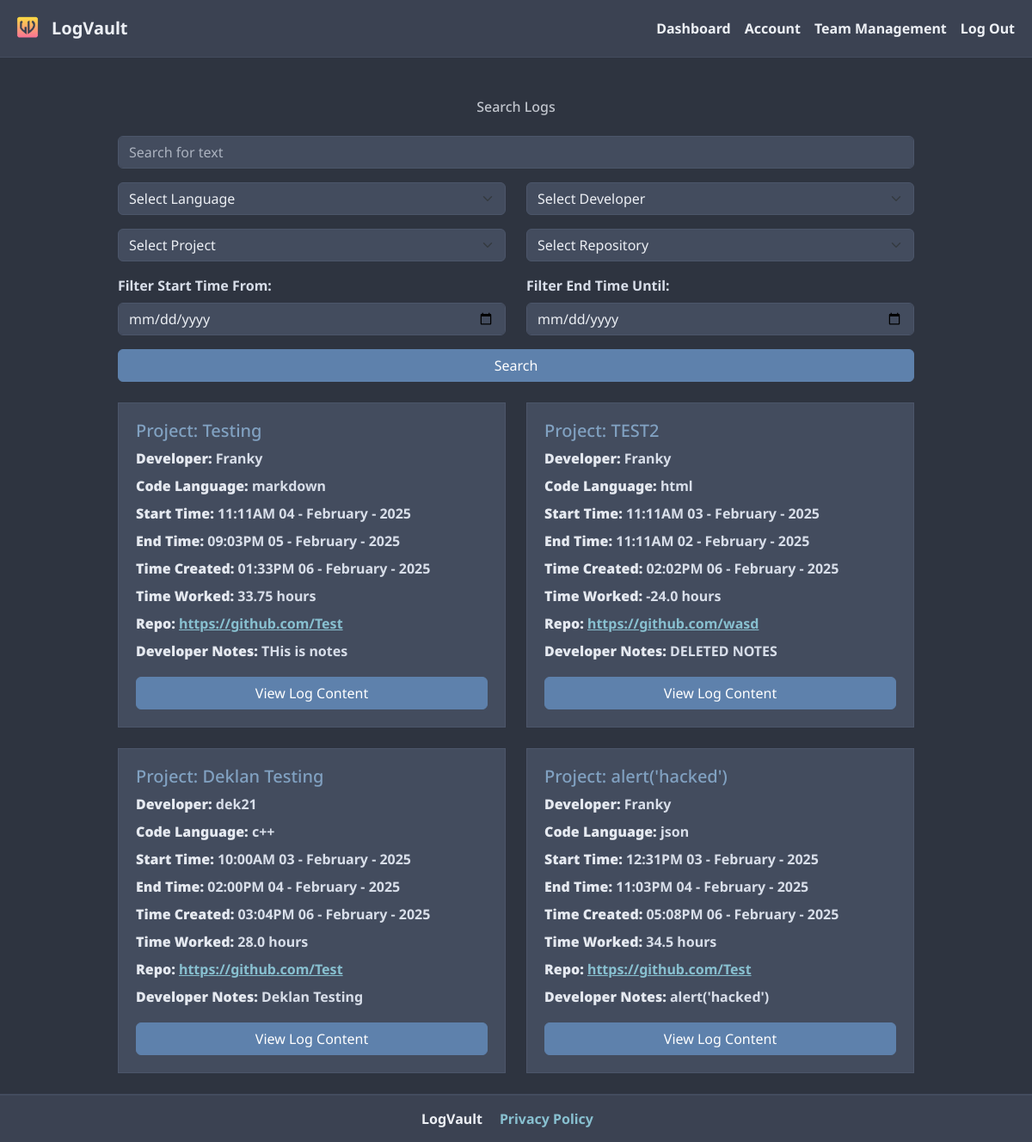
The page /search_logs (signed in) on the database its author committed.
### main.py (models this page shows)
class Log(db.Model):
    __tablename__ = 'logs'
    log_id = db.Column(db.Integer, primary_key=True)
    user_id = db.Column(db.Integer, db.ForeignKey('users.user_id'), nullable=False)
    username = db.Column(db.String(50), nullable=False, default="N/A")
    project_name = db.Column(db.String(100), nullable=False)
    code_language = db.Column(db.String(50), nullable=False)
    start_date = db.Column(db.DateTime, nullable=False)
    end_date = db.Column(db.DateTime, nullable=False)
    date = db.Column(db.DateTime, nullable=False)
    time_worked = db.Column(db.Float, nullable=False)
    repository = db.Column(db.String(100), nullable=False)
    dev_notes = db.Column(db.Text, nullable=False)
    log_content = db.Column(db.Text, nullable=False)
    team_id = db.Column(db.Integer, db.ForeignKey('teams.team_id'), nullable=False)
    user = db.relationship('User', backref=db.backref('logs', lazy=True))
    team = db.relationship('Team', backref=db.backref('logs', lazy=True))

### main.py (the view, shortened to what this page needs)
@app.route('/search_logs', methods=['GET'])
@login_required
def search_logs():
    general_query = request.args.get('query', '')
    code_language = request.args.get('code_language', '')
    username = request.args.get('username', '')
    project_name = request.args.get('project_name', '')
    repository = request.args.get('repository', '')
    date_from = request.args.get('date_from', '')
    date_to = request.args.get('date_to', '')
    query = Log.query.filter(Log.team_id == current_user.team_id)
    if code_language:
        query = query.filter(Log.code_language == code_language)
    if username:
        query = query.filter(Log.username == username)
    if project_name:
        query = query.filter(Log.project_name == project_name)
    if repository:
        query = query.filter(Log.repository == repository)
    if date_from:
        query = query.filter(Log.start_date >= datetime.strptime(date_from, '%Y-%m-%d'))
    if date_to:
        query = query.filter(Log.end_date <= datetime.strptime(date_to + ' 23:59:59', '%Y-%m-%d %H:%M:%S'))
    unique_languages = db.session.query(Log.code_language).distinct().all()
    unique_usernames = db.session.query(Log.username).distinct().all()
    unique_projects = db.session.query(Log.project_name).distinct().all()
    unique_repositories = db.session.query(Log.repository).distinct().all()
    logs = query.all()
    return render_template('search_logs.html',
                         logs=logs,
                         query=general_query,
                         unique_languages=unique_languages,
                         unique_usernames=unique_usernames,
                         unique_projects=unique_projects,
                         unique_repositories=unique_repositories)

### main.py (called while the page is built)
@login_manager.user_loader
def load_user(user_id):
    return User.query.get(int(user_id))

### templates/search_logs.html (shortened to what this page needs)
{% extends "base.html" %}
{% block content %}
<div class="row justify-content-center">
  <div class="col-md-10">
    <h1 class="text-center mb-4">Search Logs</h1>
    <form method="GET" action="{{ url_for('search_logs') }}" class="mb-4">
      <div class="input-group mb-3">
        <input type="text" class="form-control" name="query" placeholder="Search for text" value="{{ request.args.get('query', '') }}">
      </div>
      <div class="row">
        <div class="col-md-6 mb-3">
          <select class="form-select" name="code_language">
            <option value="">Select Language</option>
          </select>
        </div>
        <div class="col-md-6 mb-3">
          <select class="form-select" name="username">
            <option value="">Select Developer</option>
          </select>
        </div>
        <div class="col-md-6 mb-3">
          <select class="form-select" name="project_name">
            <option value="">Select Project</option>
          </select>
        </div>
        <div class="col-md-6 mb-3">
          <select class="form-select" name="repository">
            <option value="">Select Repository</option>
          </select>
        </div>
        <div class="col-md-6 mb-3">
          <label for="date_from" class="form-label">Filter Start Time From:</label>
          <input type="date" class="form-control" id="date_from" name="date_from" value="{{ request.args.get('date_from', '') }}">
        </div>
        <div class="col-md-6 mb-3">
          <label for="date_to" class="form-label">Filter End Time Until:</label>
          <input type="date" class="form-control" id="date_to" name="date_to" value="{{ request.args.get('date_to', '') }}">
        </div>
      </div>
      <button type="submit" class="btn btn-primary w-100">Search</button>
    </form>
    {% if logs %}
      <div class="row">
        {% for log in logs %}
          <div class="col-md-6 mb-4">
            <div class="list-group-item h-100">
              <h5>Project: {{ log.project_name }}</h5>
              <p><strong>Developer:</strong> {{ log.username }}</p>
              <p><strong>Code Language:</strong> {{ log.code_language }}</p>
              <p><strong>Start Time:</strong> {{ log.start_date.strftime('%I:%M%p %d - %B - %Y') }}</p>
              <p><strong>End Time:</strong> {{ log.end_date.strftime('%I:%M%p %d - %B - %Y') }}</p>
              <p><strong>Time Created: </strong>{{ log.date.strftime('%I:%M%p %d - %B - %Y') }}</p>
              <p><strong>Time Worked:</strong> {{ log.time_worked }} hours</p>
              <p><strong>Repo:</strong> <a href="{{ log.repository }}" target="_blank">{{ log.repository }}</a></p>
              <p><strong>Developer Notes:</strong> {{ log.dev_notes }}</p>
              <button class="btn btn-primary" type="button" onclick='showCode({{ log.log_content|tojson|safe }})'>
                View Log Content
              </button>
            </div>
          </div>
        {% endfor %}
      </div>
    {% else %}
      <p class="text-center">No Logs Found.</p>
    {% endif %}
  </div>
</div>
{% endblock %}

### templates/base.html (shortened to what this page needs)
<!DOCTYPE html>
<html lang="en">
  <head>
    <link
      href="{{ url_for('static', filename='css/bootstrap.min.css') }}"
      rel="stylesheet"
    />
    <link
      rel="stylesheet"
      type="text/css"
      href="{{ url_for('static', filename='css/style.css') }}"
    />
    <link
      href="{{ url_for('static', filename='css/custom.css') }}"
      rel="stylesheet"
    />
    <link
      rel="stylesheet"
      href="https://cdn.jsdelivr.net/npm/bootstrap-icons/font/bootstrap-icons.css"
    />
  </head>
  <body>
    <div class="wrapper">
      {% include "partials/menu.html" %}
      <main class="container mt-5 flex-grow-1">
        {% block content %}{% endblock %}
      </main>
      {% include "partials/footer.html" %}
    </div>
  </body>
</html>

### templates/partials/menu.html (shortened to what this page needs)
<nav class="navbar navbar-expand-lg navbar-dark bg-dark">
  <div class="container-fluid">
    <a
      class="navbar-brand d-flex align-items-center"
      href="{{ url_for('index') }}"
    >
      <img
        src="{{ url_for('static', filename='images/logo.png') }}"
        alt="LogVault Logo"
        height="40"
        class="me-2"
      />
      LogVault
    </a>
    <div class="collapse navbar-collapse" id="navbarNav">
      <ul class="navbar-nav ms-auto">
        {% if current_user.is_authenticated %}
        <li class="nav-item">
          <a class="nav-link" href="{{ url_for('dashboard') }}">Dashboard</a>
        </li>
        <li class="nav-item">
          <a class="nav-link" href="{{ url_for('account') }}">Account</a>
        </li>
        <li class="nav-item">
          <a class="nav-link" href="{{ url_for('team_management') }}"
            >Team Management</a
          >
        </li>
        <li class="nav-item">
          <a class="nav-link" href="{{ url_for('logout') }}">Log Out</a>
        </li>
        {% endif %}
      </ul>
    </div>
  </div>
</nav>

### templates/partials/footer.html
<footer class="footer">
  <div class="container d-flex justify-content-center">
    <p class="mb-0">LogVault</p>
    <a href="{{ url_for('privacy') }}" class="text-decoration-none"
      >Privacy Policy</a
    >
  </div>
</footer>

### static/css/style.css (style rules this page uses)
:root { --nord0: #2e3440; --nord1: #3b4252; --nord2: #434c5e; --nord3: #4c566a; --nord4: #d8dee9; --nord5: #e5e9f0; --nord6: #eceff4; --nord7: #8fbcbb; --nord8: #88c0d0; --nord9: #81a1c1; --nord10: #5e81ac; --nord11: #bf616a; --nord12: #d08770; --nord13: #ebcb8b; --nord14: #a3be8c; --nord15: #b48ead; }
body { background-color: var(--nord0); color: var(--nord4); font-family: "Noto Sans", serif; font-weight: 700; }
.navbar { background-color: var(--nord1); }
.navbar-brand, .nav-link { color: var(--nord6) !important; }
.btn-primary { background-color: var(--nord10); border-color: var(--nord10); }
html, body { height: 100%; margin: 0; display: flex; flex-direction: column; }
.wrapper { display: flex; flex-direction: column; min-height: 100vh; }
main { flex-grow: 1; }
.footer { background-color: var(--nord1); color: var(--nord6); text-align: center; padding: 15px 0; margin-top: auto; border-top: 2px solid var(--nord2); }
.footer .container p, .footer .container a { margin-right: 20px; }
.list-group-item { background-color: var(--nord2); border: 1px solid var(--nord3); color: var(--nord6); padding: 20px; margin-bottom: 10px; border-radius: 8px; }
.list-group-item h5 { color: var(--nord9); }
.list-group-item p { color: var(--nord4); }
.list-group-item p strong { color: var(--nord5); }
.text-center { color: var(--nord5); font-size: 16px; opacity: 0.8; }
.form-control { background-color: var(--nord2); border: 1px solid var(--nord3); color: var(--nord6); }
.form-select { background-color: var(--nord2); border: 1px solid var(--nord3); color: var(--nord6); font-family: "Noto Sans", serif; font-size: 16px; }
.form-select option { font-size: 14px; font-family: "Noto Sans", serif; }
.form-control::placeholder { color: #d8dee9; opacity: 0.7;/ }
.list-group-item { height: 100%; display: flex; flex-direction: column; }
.list-group-item p { margin-bottom: 0.5rem; }
.list-group-item .btn { margin-top: auto; }

### static/css/custom.css (style rules this page uses)
:root { --nord0: #2e3440; --nord1: #3b4252; --nord2: #434c5e; --nord3: #4c566a; --nord4: #d8dee9; --nord5: #e5e9f0; --nord6: #eceff4; --nord7: #8fbcbb; --nord8: #88c0d0; --nord9: #81a1c1; --nord10: #5e81ac; --nord11: #bf616a; --nord12: #d08770; --nord13: #ebcb8b; --nord14: #a3be8c; --nord15: #b48ead; }
body { background-color: var(--nord0); color: var(--nord4); }
.navbar { background-color: var(--nord1) !important; border-bottom: 1px solid var(--nord2); }
.navbar-brand, .nav-link { color: var(--nord6) !important; }
.btn-primary { background-color: var(--nord10); border-color: var(--nord10); }
.form-control { background-color: var(--nord2); border: 1px solid var(--nord3); color: var(--nord6); }
a { color: var(--nord8); }

### rows shown on the page
Log: project_name "Testing", username "Franky", code_language "markdown", start_date "11:11AM 04 - February - 2025", end_date "09:03PM 05 - February - 2025", date "01:33PM 06 - February - 2025", time_worked "33.75", repository "https://github.com/Test", dev_notes "THis is notes"
Log: project_name "TEST2", username "Franky", code_language "html", start_date "11:11AM 03 - February - 2025", end_date "11:11AM 02 - February - 2025", date "02:02PM 06 - February - 2025", time_worked "-24.0", repository "https://github.com/wasd", dev_notes "DELETED NOTES"
Log: project_name "Deklan Testing", username "dek21", code_language "c++", start_date "10:00AM 03 - February - 2025", end_date "02:00PM 04 - February - 2025", date "03:04PM 06 - February - 2025", time_worked "28.0", repository "https://github.com/Test", dev_notes "Deklan Testing"
Log: project_name "alert('hacked')", username "Franky", code_language "json", start_date "12:31PM 03 - February - 2025", end_date "11:03PM 04 - February - 2025", date "05:08PM 06 - February - 2025", time_worked "34.5", repository "https://github.com/Test", dev_notes "alert('hacked')"
